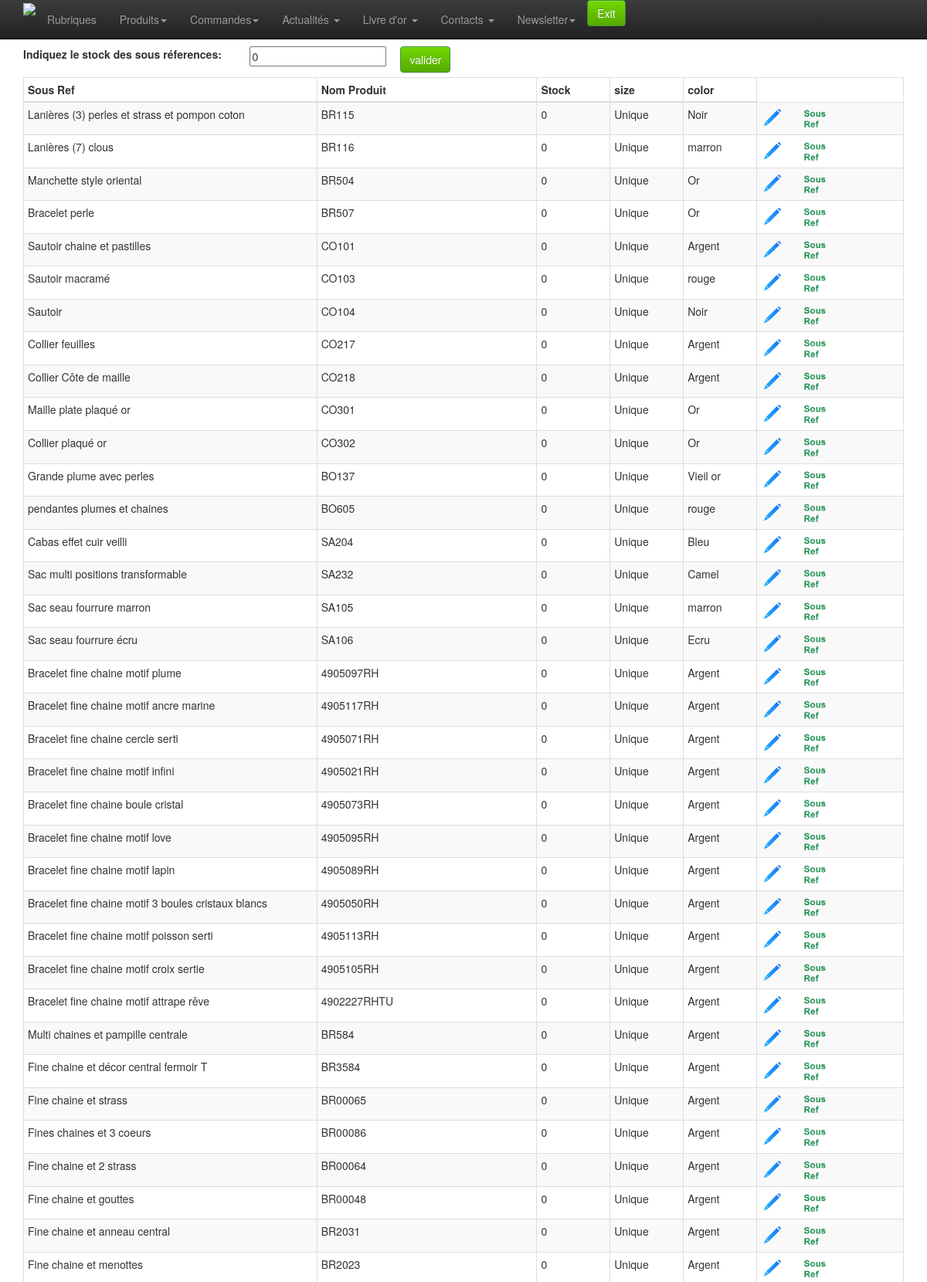
Screenshot of /admin/product-list-stock.php (signed in, upper part) with the database file from the repository.
### tables this page shows
CREATE TABLE `product_sousref` (
  `id` int(10) unsigned NOT NULL AUTO_INCREMENT,
  `sousref` varchar(250) DEFAULT NULL,
  `id_product` int(10) unsigned NOT NULL,
  `id_color` smallint(5) unsigned NOT NULL,
  `id_size` smallint(5) unsigned NOT NULL,
  `stock` smallint(6) NOT NULL DEFAULT '0',
  `actif` tinyint(4) NOT NULL DEFAULT '1',
  PRIMARY KEY (`id`)
);

CREATE TABLE `product` (
  `id` int(10) unsigned NOT NULL AUTO_INCREMENT,
  `date_creation` timestamp NOT NULL DEFAULT CURRENT_TIMESTAMP,
  `date_suppr` timestamp NULL DEFAULT NULL,
  `reference` varchar(250) DEFAULT NULL,
  `prix` decimal(10,2) DEFAULT NULL,
  `libprix` varchar(120) DEFAULT NULL,
  `shipping` decimal(10,2) NOT NULL DEFAULT '0.00',
  `label` varchar(250) NOT NULL,
  `titreaccroche` varchar(250) DEFAULT NULL,
  `accroche` text,
  `description` text,
  `image1` varchar(250) DEFAULT NULL,
  `image2` varchar(250) DEFAULT NULL,
  `image3` varchar(250) DEFAULT NULL,
  `actif` tinyint(4) NOT NULL DEFAULT '1',
  PRIMARY KEY (`id`)
);

CREATE TABLE `size` (
  `id` smallint(5) unsigned NOT NULL AUTO_INCREMENT,
  `label` varchar(50) NOT NULL,
  PRIMARY KEY (`id`)
);

CREATE TABLE `color` (
  `id` smallint(5) unsigned NOT NULL AUTO_INCREMENT,
  `label` varchar(50) NOT NULL,
  PRIMARY KEY (`id`)
);

### admin/classes/StorageManager.php (called while the page is built, shortened)
<?php
class StorageManager{
	protected function dbConnect() {
	    $host = DBHOST;
	    $user = DBUSER;
	    $pass = DBPASSWD;
	    $bdd  = DBNAME;
		try {
			$this->mysqli = new mysqli ($host, $user, $pass, $bdd) ;
		} catch (Exception $e) {
			throw new Exception("Erreur Connexion DB ". $e->getMessage());
		}
	}
}
?>

### admin/classes/Catproduct.php (called while the page is built, shortened)
<?php
require_once("StorageManager.php");
class Catproduct extends StorageManager {
	public function productsousrefGetByStock($stock){
	  try {
      $sql = "SELECT product.label, product.id as id_product,product_sousref.id,product_sousref.sousref,product_sousref.id_color, product_sousref.id_size,product_sousref.stock, color.label as color, size.label as size
  				FROM product_sousref
          iNNER JOIN product ON product.id = product_sousref.id_product
  				INNER JOIN color ON color.id = product_sousref.id_color
  				INNER JOIN size ON size.id = product_sousref.id_size
  				WHERE product_sousref.stock =". $stock ."
  				ORDER BY product_sousref.id_product;" ;
	    $new_array = null;
	    $result = mysqli_query($this->mysqli,$sql);
	    while( $row = mysqli_fetch_assoc( $result)){
	      $new_array[] = $row;
	    }
	    return $new_array;
	  } catch (Exception $e) {
	    die('Erreur productsousrefGetByStock: ' . $e->getMessage());
	    return "errrrrrrooooOOor";
	  }
	}
}

### admin/product-list-stock.php (the view, shortened to what this page needs)
<?php
require 'classes/Catproduct.php';
    (!empty($_GET['stock'])) ? $stock = $_GET['stock'] : $stock = 0;
	try {
		$catproduct = new Catproduct();
		$result = $catproduct->productsousrefGetByStock($stock);
	} catch (Exception $e) {
		echo 'Erreur contactez votre administrateur <br> :',  $e->getMessage(), "\n";
		$catproduct = null;
		exit();
	}
?>
<!doctype html>
<html class="no-js" lang="en">
<head>
	<?php include_once 'inc-meta.php';?>
</head>
<body>
	<?php require_once 'inc-menu.php';?>
	<div class="container">
		<div class="row">
				<form name="formulaire" class="form-horizontal" method="GET"  action="product-list-stock.php" >
				<div class="col-md-3">
					<label>Indiquez le stock des sous réferences:</label>
				</div>
				<div class="col-md-2">
					 <input type="number" step="1" name="stock" required value="<?php echo $stock?>">
				</div>
				<div class="col-md-3">
					<button class="btn btn-success col-sm-3" type="submit" >valider</button>
				</div>
				<br><br>
		</div>
		<div class="row">
			<div class="col-xs-12 col-sm-12 col-md-12">
				<table class="table table-hover table-bordered table-condensed table-striped" >
					<thead>
						<tr>
							<th class="col-md-4" style="">
								Sous Ref
							</th>
							<th class="col-md-3" style="">
								Nom Produit
							</th>
							<th class="col-md-1" style="">
								Stock
							</th>
							<th class="col-md-1" style="">
								size
							</th>
							<th class="col-md-1" style="">
								color
							</th>
						</tr>
					</thead>
					<tbody>
						<?php
						if (!empty($result)) {
							foreach ($result as $value) {
							?>
							<tr>
								<td><?php echo $value['label'] ?></td>
								<td><?php echo $value['sousref']?></td>
								<td><?php echo $value['stock']?></td>
								<td><?php echo $value['size']?></td>
								<td><?php echo $value['color']?></td>
								<td>
									<a href="product-edit.php?id=<?php echo $value['id_product'] ?>&rubrique=&categorie="><img src="img/modif.png" width="30" alt="Modifier" ></a>
									<a href="product-sousref-edit.php?id=<?php echo $value['id_product'] ?>&rubrique=&categorie="><img src="img/sr.png" width="30" alt="Modifier" ></a>
								</td>
							</tr>
							<?php } ?>
						<?php } ?>
					</tbody>
				</table>
			</div>
		</div>
	</div>
</body>
</html>

### admin/css/style.css (style rules this page uses)
body { padding-top: 60px; padding-bottom: 40px; }
.btn-success { background-color: #57a900; background-image: -moz-linear-gradient(top, #70d900, #57a900); background-image: -ms-linear-gradient(top, #70d900, #57a900); background-image: -webkit-gradient(linear, 0 0, 0 100%, from(#70d900), to(#57a900)); background-image: -webkit-linear-gradient(top, #70d900, #57a900); background-image: -o-linear-gradient(top, #70d900, #57a900); background-image: linear-gradient(top, #70d900, #57a900); filter: progid:DXImageTransform.Microsoft.gradient(startColorstr='#70d900', endColorstr='#57a900', GradientType=0); }

### rows the page displays
product_sousref: id_product.label "Lanières (3) perles et strass et pompon coton", sousref "BR115", stock "0", id_size.label "Unique", id_color.label "Noir"
product_sousref: id_product.label "Lanières (7) clous", sousref "BR116", stock "0", id_size.label "Unique", id_color.label "marron"
product_sousref: id_product.label "Manchette style oriental", sousref "BR504", stock "0", id_size.label "Unique", id_color.label "Or"
product_sousref: id_product.label "Bracelet perle", sousref "BR507", stock "0", id_size.label "Unique", id_color.label "Or"
product_sousref: id_product.label "Sautoir chaine et pastilles", sousref "CO101", stock "0", id_size.label "Unique", id_color.label "Argent"
product_sousref: id_product.label "Sautoir macramé", sousref "CO103", stock "0", id_size.label "Unique", id_color.label "rouge"
product_sousref: id_product.label "Sautoir", sousref "CO104", stock "0", id_size.label "Unique", id_color.label "Noir"
product_sousref: id_product.label "Collier feuilles", sousref "CO217", stock "0", id_size.label "Unique", id_color.label "Argent"
product_sousref: id_product.label "Collier Côte de maille", sousref "CO218", stock "0", id_size.label "Unique", id_color.label "Argent"
product_sousref: id_product.label "Maille plate plaqué or", sousref "CO301", stock "0", id_size.label "Unique", id_color.label "Or"
product_sousref: id_product.label "Collier plaqué or", sousref "CO302", stock "0", id_size.label "Unique", id_color.label "Or"
product_sousref: id_product.label "Grande plume avec perles", sousref "BO137", stock "0", id_size.label "Unique", id_color.label "Vieil or"
product_sousref: id_product.label "pendantes plumes et chaines", sousref "BO605", stock "0", id_size.label "Unique", id_color.label "rouge"
product_sousref: id_product.label "Cabas effet cuir veilli", sousref "SA204", stock "0", id_size.label "Unique", id_color.label "Bleu"
product_sousref: id_product.label "Sac multi positions transformable", sousref "SA232", stock "0", id_size.label "Unique", id_color.label "Camel"
product_sousref: id_product.label "Sac seau fourrure marron", sousref "SA105", stock "0", id_size.label "Unique", id_color.label "marron"
product_sousref: id_product.label "Sac seau fourrure écru", sousref "SA106", stock "0", id_size.label "Unique", id_color.label "Ecru"
product_sousref: id_product.label "Bracelet fine chaine motif plume", sousref "4905097RH", stock "0", id_size.label "Unique", id_color.label "Argent"
product_sousref: id_product.label "Bracelet fine chaine motif ancre marine", sousref "4905117RH", stock "0", id_size.label "Unique", id_color.label "Argent"
product_sousref: id_product.label "Bracelet fine chaine cercle serti", sousref "4905071RH", stock "0", id_size.label "Unique", id_color.label "Argent"
product_sousref: id_product.label "Bracelet fine chaine motif infini", sousref "4905021RH", stock "0", id_size.label "Unique", id_color.label "Argent"
product_sousref: id_product.label "Bracelet fine chaine boule cristal", sousref "4905073RH", stock "0", id_size.label "Unique", id_color.label "Argent"
product_sousref: id_product.label "Bracelet fine chaine motif love", sousref "4905095RH", stock "0", id_size.label "Unique", id_color.label "Argent"
product_sousref: id_product.label "Bracelet fine chaine motif lapin", sousref "4905089RH", stock "0", id_size.label "Unique", id_color.label "Argent"
product_sousref: id_product.label "Bracelet fine chaine motif 3 boules cristaux blancs", sousref "4905050RH", stock "0", id_size.label "Unique", id_color.label "Argent"
product_sousref: id_product.label "Bracelet fine chaine motif poisson serti", sousref "4905113RH", stock "0", id_size.label "Unique", id_color.label "Argent"
product_sousref: id_product.label "Bracelet fine chaine motif croix sertie", sousref "4905105RH", stock "0", id_size.label "Unique", id_color.label "Argent"
product_sousref: id_product.label "Bracelet fine chaine motif attrape rêve", sousref "4902227RHTU", stock "0", id_size.label "Unique", id_color.label "Argent"
product_sousref: id_product.label "Multi chaines et pampille centrale", sousref "BR584", stock "0", id_size.label "Unique", id_color.label "Argent"
product_sousref: id_product.label "Fine chaine et décor central fermoir T", sousref "BR3584", stock "0", id_size.label "Unique", id_color.label "Argent"
product_sousref: id_product.label "Fine chaine et strass", sousref "BR00065", stock "0", id_size.label "Unique", id_color.label "Argent"
product_sousref: id_product.label "Fines chaines et 3 coeurs", sousref "BR00086", stock "0", id_size.label "Unique", id_color.label "Argent"
product_sousref: id_product.label "Fine chaine et 2 strass", sousref "BR00064", stock "0", id_size.label "Unique", id_color.label "Argent"
product_sousref: id_product.label "Fine chaine et gouttes", sousref "BR00048", stock "0", id_size.label "Unique", id_color.label "Argent"
product_sousref: id_product.label "Fine chaine et anneau central", sousref "BR2031", stock "0", id_size.label "Unique", id_color.label "Argent"
product_sousref: id_product.label "Fine chaine et menottes", sousref "BR2023", stock "0", id_size.label "Unique", id_color.label "Argent"
